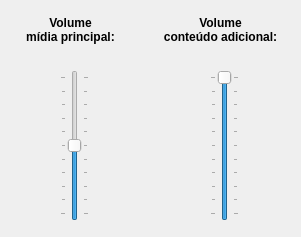
<?xml version="1.0" encoding="UTF-8"?>
<ui version="4.0">
 <class>VolumeControl</class>
 <widget class="QWidget" name="VolumeControl">
  <property name="geometry">
   <rect>
    <x>0</x>
    <y>0</y>
    <width>301</width>
    <height>237</height>
   </rect>
  </property>
  <property name="windowTitle">
   <string>Controle de Volume</string>
  </property>
  <widget class="QLabel" name="lbl_vol_mp">
   <property name="geometry">
    <rect>
     <x>-10</x>
     <y>0</y>
     <width>161</width>
     <height>61</height>
    </rect>
   </property>
   <property name="text">
    <string>&lt;html&gt;&lt;head/&gt;&lt;body&gt;&lt;p align=&quot;center&quot;&gt;&lt;span style=&quot; font-weight:600;&quot;&gt;Volume&lt;br/&gt;mídia principal:&lt;/span&gt;&lt;/p&gt;&lt;/body&gt;&lt;/html&gt;</string>
   </property>
  </widget>
  <widget class="QSlider" name="slider_mp">
   <property name="geometry">
    <rect>
     <x>60</x>
     <y>70</y>
     <width>29</width>
     <height>151</height>
    </rect>
   </property>
   <property name="maximum">
    <number>100</number>
   </property>
   <property name="sliderPosition">
    <number>50</number>
   </property>
   <property name="orientation">
    <enum>Qt::Vertical</enum>
   </property>
   <property name="invertedAppearance">
    <bool>false</bool>
   </property>
   <property name="invertedControls">
    <bool>false</bool>
   </property>
   <property name="tickPosition">
    <enum>QSlider::TicksBothSides</enum>
   </property>
   <property name="tickInterval">
    <number>10</number>
   </property>
  </widget>
  <widget class="QLabel" name="lbl_vol_ac">
   <property name="geometry">
    <rect>
     <x>140</x>
     <y>0</y>
     <width>161</width>
     <height>61</height>
    </rect>
   </property>
   <property name="text">
    <string>&lt;html&gt;&lt;head/&gt;&lt;body&gt;&lt;p align=&quot;center&quot;&gt;&lt;span style=&quot; font-weight:600;&quot;&gt;Volume&lt;br/&gt;conteúdo adicional:&lt;/span&gt;&lt;/p&gt;&lt;/body&gt;&lt;/html&gt;</string>
   </property>
  </widget>
  <widget class="QSlider" name="slider_ac">
   <property name="geometry">
    <rect>
     <x>210</x>
     <y>70</y>
     <width>29</width>
     <height>151</height>
    </rect>
   </property>
   <property name="maximum">
    <number>100</number>
   </property>
   <property name="value">
    <number>100</number>
   </property>
   <property name="sliderPosition">
    <number>100</number>
   </property>
   <property name="orientation">
    <enum>Qt::Vertical</enum>
   </property>
   <property name="invertedAppearance">
    <bool>false</bool>
   </property>
   <property name="invertedControls">
    <bool>false</bool>
   </property>
   <property name="tickPosition">
    <enum>QSlider::TicksBothSides</enum>
   </property>
   <property name="tickInterval">
    <number>10</number>
   </property>
  </widget>
 </widget>
 <resources/>
 <connections/>
</ui>
